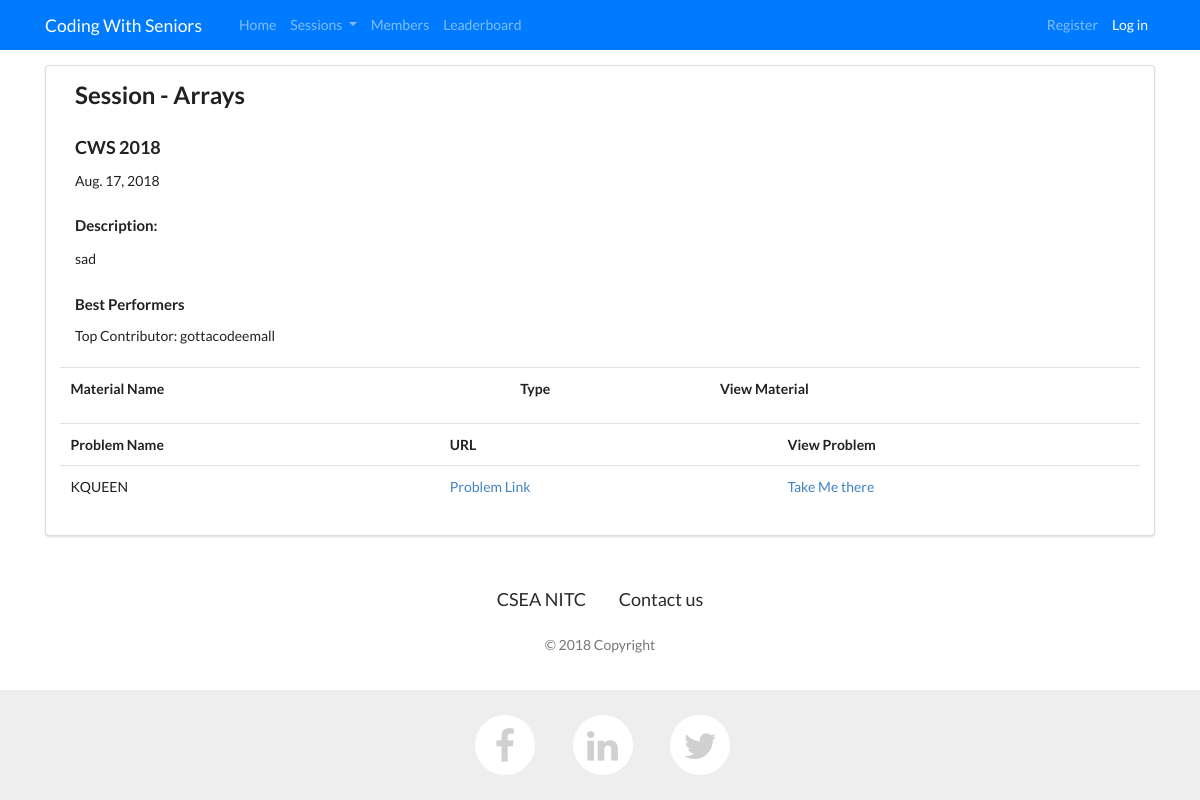
/events/sessions/Arrays, run on an earlier commit of the app's database.
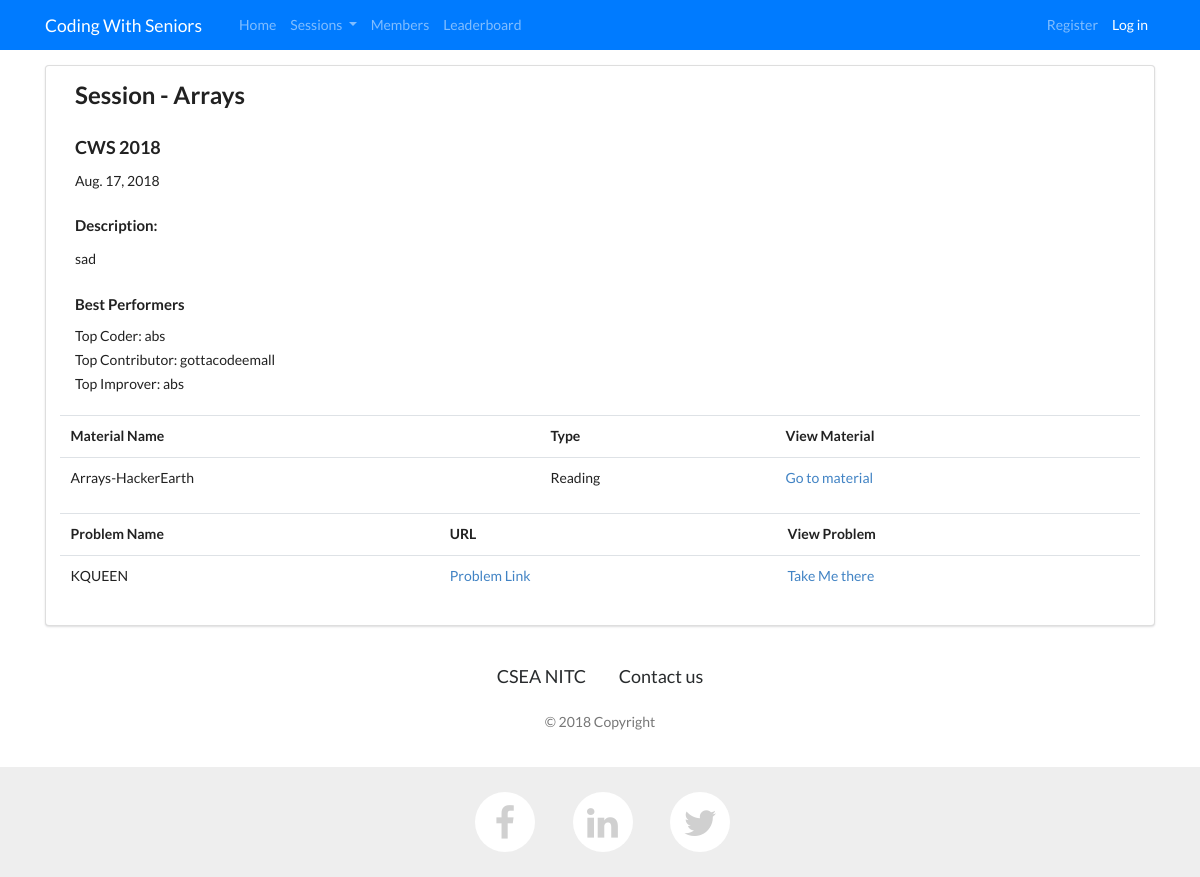
And on a later commit of the database.
### events/models.py (models this page shows, shortened)
class Problem(models.Model):
    name=models.CharField(max_length=255, blank=False, null=True,unique=True)
    url_problem=models.URLField(blank=False, null=True)
    solution=models.CharField(max_length=255, blank=True, null=True)
    url_solution=models.URLField(blank=True, null=True)
    session=models.ForeignKey(Session,on_delete=models.CASCADE)
    tags=models.ManyToManyField(Tags,blank=True)

class Session(models.Model):
    event=models.ForeignKey(Event,on_delete=models.CASCADE)
    name=models.CharField(max_length=255, blank=False, null=True,unique=True)
    date=date=models.DateField(blank=False, null=True)
    description = models.TextField(blank=False, null=True)
    test_name=models.CharField(max_length=255,blank=True, null=True)
    test_url=models.URLField(blank=True, null=True)
    top_coder=models.CharField(max_length=255, blank=True, null=True)
    top_contributor=models.CharField(max_length=255, blank=True, null=True)
    top_improver=models.CharField(max_length=255, blank=True, null=True)
    rating_updated=models.BooleanField(default=False)

class Event(models.Model):
    name= models.CharField(max_length=255, blank=False, null=True,unique=True)
    date=models.DateField(blank=False, null=True)
    description=models.TextField( blank=False, null=True)

class ReadingMaterial(models.Model):
    name=models.CharField(max_length=255, blank=False, null=True,unique=True)
    session=models.ForeignKey(Session, on_delete=models.CASCADE,default=None)
    type=models.CharField(max_length=255, blank=False, null=True)
    url=models.URLField(blank=True, null=True)

### events/views.py (the view)
# urls.py: path('sessions/<str:session_name>',views.view_session, name="view_session"),
def view_session(request: HttpRequest,session_name:str) -> HttpResponse:
    try:
        session = Session.objects.get(name=session_name)
        problem_set=Problem.objects.filter(session=session)
        material_set=ReadingMaterial.objects.filter(session=session)
    except:
        messages.add_message(request, messages.ERROR, 'Error Contact Admin')
    return render(request,'events/session.html',locals())

### events/templates/events/session.html (shortened to what this page needs)
{% extends "layout.html" %}
{% load staticfiles %}
{% block css %}
    <link href="//cdnjs.cloudflare.com/ajax/libs/semantic-ui/2.2.10/semantic.min.css" rel="stylesheet" id="bootstrap-css">
{% endblock %}
{% block body %}
    <div class="ui segment">
    <div class="ui container">
    <div class="row" style="margin-bottom: 15px">
        <div class="col">
            <h2>Session - {{ session.name }}</h2>
            <h3>{{ session.event.name }}</h3>
            <h6>{{ session.date }}</h6>
            <h4>Description: </h4>
            <p>{{ session.description }}</p>
            {% if session.top_coder or session.top_contributor or session.top_improver %}
            <h4>Best Performers</h4>
            {%  endif %}
            {% if session.top_coder %}
                <h6>Top Coder: {{ session.top_coder }}</h6>
            {% endif %}
            {% if session.top_contributor %}
                <h6>Top Contributor: {{ session.top_contributor }}</h6>
            {% endif %}
            {% if session.top_improver %}
                <h6>Top Improver:  {{ session.top_improver }}</h6>
            {% endif %}
        </div>
    </div>
    <div class="row">
         <table class="table table-hover test">
        <tr>
            <th>Material Name</th>
            <th>Type</th>
            <th>View Material</th>
        </tr>
        {% for item in material_set  %}
        <tr>
            <td>{{ item.name }}</td>
            <td>{{ item.type }}</td>
            <td><a href="{{item.url }}">Go to material</a></td>
        </tr>
        {% endfor %}
    </table>
    </div>
    <div class="row">
         <table class="table table-hover test">
        <tr>
            <th>Problem Name</th>
            <th>URL</th>
            <th>View Problem</th>
        </tr>
        {% for item in problem_set  %}
        <tr>
            <td>{{ item.name }}</td>
            <td><a href="{{item.url_problem }}">Problem Link</a></td>
            <td><a href="/events/problems/{{item.name }}">Take Me there</a></td>
        </tr>
        {% endfor %}
    </table>
    </div>
    </div>
    </div>
{% endblock %}

What changed in the data, as far as the page shows it:
changed Session "Arrays": top_coder (not shown) → "abs"; top_improver (not shown) → "abs"
added ReadingMaterial: name "Arrays-HackerEarth", type "Reading"
Also different on the page:
text now shown: "Top Coder: Top Improver:"
